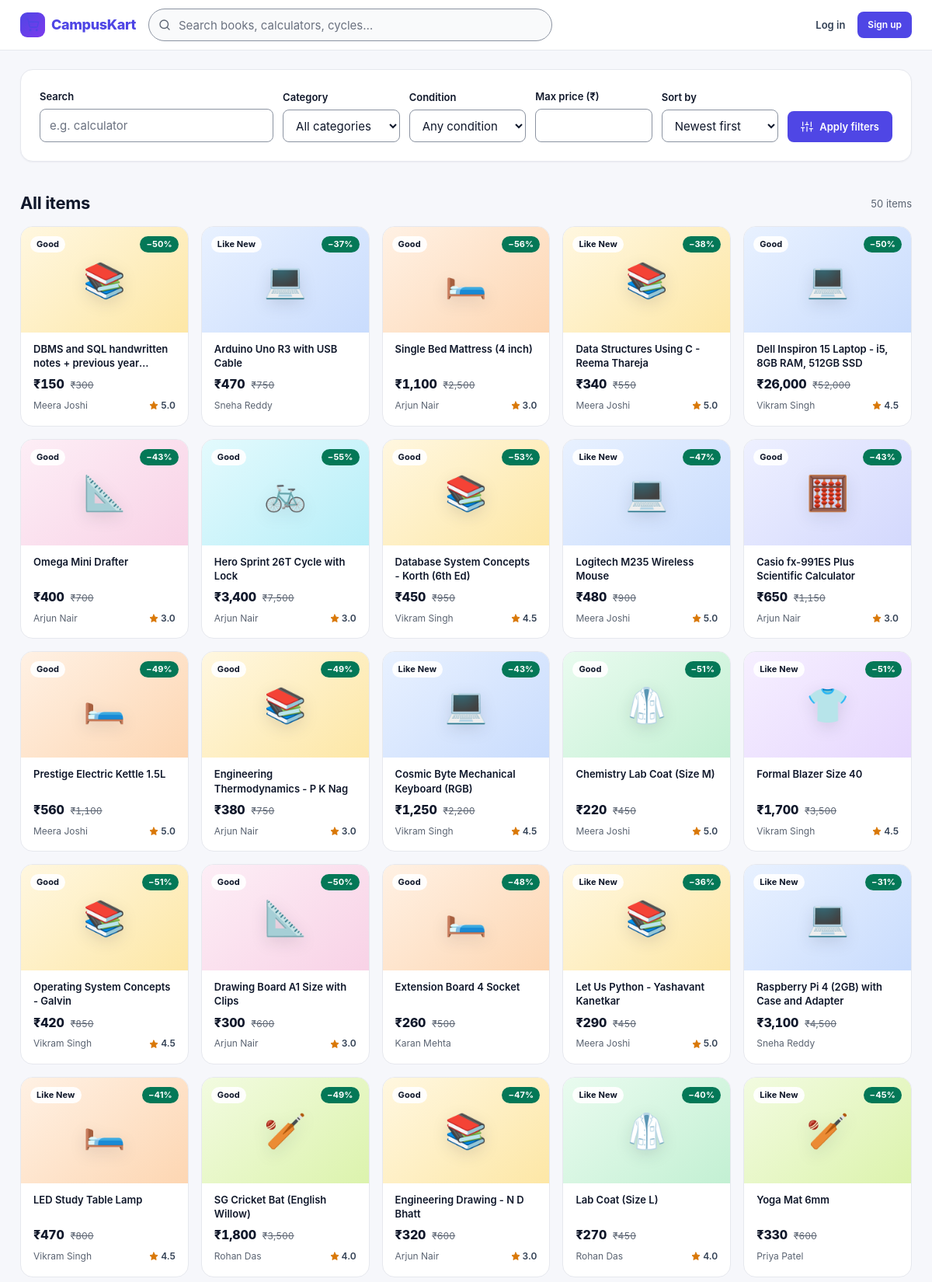
Screenshot of /search (upper part) with the database file from the repository.
### tables this page shows
CREATE TABLE products (
    product_id     INTEGER PRIMARY KEY AUTOINCREMENT,
    seller_id      INTEGER NOT NULL REFERENCES users(user_id) ON DELETE CASCADE,
    category_id    INTEGER NOT NULL REFERENCES categories(category_id),
    title          TEXT    NOT NULL,
    description    TEXT    NOT NULL,
    original_price REAL    NOT NULL CHECK (original_price > 0),
    price          REAL    NOT NULL CHECK (price > 0),
    condition      TEXT    NOT NULL CHECK (condition IN ('New', 'Like New', 'Good', 'Fair')),
    age_months     INTEGER NOT NULL DEFAULT 0 CHECK (age_months >= 0),
    status         TEXT    NOT NULL DEFAULT 'available'
                   CHECK (status IN ('pending', 'available', 'sold', 'rejected', 'removed')),
    is_flagged     INTEGER NOT NULL DEFAULT 0 CHECK (is_flagged IN (0, 1)),
    spam_score     REAL    NOT NULL DEFAULT 0,      -- filled by AI spam detector
    flag_reason    TEXT,
    created_at     TEXT    NOT NULL DEFAULT (datetime('now', 'localtime'))
);

### app.py (the view)
@app.route("/search")
def search():
    q = request.args.get("q", "").strip()
    category = request.args.get("category", type=int)
    condition = request.args.get("condition", "")
    max_price = request.args.get("max_price", type=float)
    sort = request.args.get("sort", "newest")
    sql = "SELECT * FROM v_product_details WHERE status = 'available'"
    args = []
    if q:
        sql += " AND (title LIKE ? OR description LIKE ? OR category_name LIKE ?)"
        args += [f"%{q}%"] * 3
    if category:
        sql += " AND category_id = ?"
        args.append(category)
    if condition in CONDITIONS:
        sql += " AND condition = ?"
        args.append(condition)
    if max_price:
        sql += " AND price <= ?"
        args.append(max_price)
    sql += {"price_low": " ORDER BY price ASC",
            "price_high": " ORDER BY price DESC",
            "rating": " ORDER BY seller_rating DESC, created_at DESC"}.get(sort, " ORDER BY created_at DESC")
    results = query(sql, args)
    if q and g.user and g.user["role"] == "user":
        with get_db() as db:
            db.execute("INSERT INTO search_history (user_id, query) VALUES (?, ?)",
                       (g.user["user_id"], q.lower()))
    ai_suggestions = []
    if q and not results:
        ai_suggestions = _semantic_search(q)
    return render_template("search.html", results=results, q=q, category=category,
                           condition=condition, max_price=max_price, sort=sort,
                           ai_suggestions=ai_suggestions)

### app.py (called while the page is built)
def get_db():
    if "db" not in g:
        g.db = sqlite3.connect(DB_PATH)
        g.db.row_factory = sqlite3.Row
        g.db.execute("PRAGMA foreign_keys = ON")
    return g.db

def query(sql, args=(), one=False):
    rows = get_db().execute(sql, args).fetchall()
    return (rows[0] if rows else None) if one else rows

@app.before_request
def load_user():
    g.user = None
    if "user_id" in session:
        g.user = query("SELECT * FROM users WHERE user_id = ?", (session["user_id"],), one=True)
        if g.user is None or g.user["is_blocked"]:
            session.clear()
            g.user = None

@app.context_processor
def inject_globals():
    unread = 0
    if g.user:
        unread = query("SELECT COUNT(*) AS n FROM notifications WHERE user_id = ? AND is_read = 0",
                       (g.user["user_id"],), one=True)["n"]
    return {"categories": query("SELECT * FROM categories ORDER BY category_id"),
            "unread_count": unread, "conditions": CONDITIONS}

@app.template_filter("inr")
def inr(value):
    n = str(int(round(value or 0)))
    if len(n) <= 3:
        return n
    head, tail = n[:-3], n[-3:]
    parts = []
    while len(head) > 2:
        parts.insert(0, head[-2:])
        head = head[:-2]
    if head:
        parts.insert(0, head)
    return ",".join(parts) + "," + tail

### templates/search.html (shortened to what this page needs)
{% extends "base.html" %}
{% from "_macros.html" import product_card, icon, ai_badge, empty_state %}
{% block content %}
<form class="card filters" method="get" aria-label="Search filters">
  <div class="field">
    <label for="f-q">Search</label>
    <input id="f-q" name="q" type="search" value="{{ q }}" placeholder="e.g. calculator">
  </div>
  <div class="field">
    <label for="f-cat">Category</label>
    <select id="f-cat" name="category">
      <option value="">All categories</option>
    </select>
  </div>
  <div class="field">
    <label for="f-cond">Condition</label>
    <select id="f-cond" name="condition">
      <option value="">Any condition</option>
    </select>
  </div>
  <div class="field">
    <label for="f-max">Max price (₹)</label>
    <input id="f-max" name="max_price" type="number" inputmode="numeric" min="0" value="{{ max_price|int if max_price else '' }}">
  </div>
  <div class="field">
    <label for="f-sort">Sort by</label>
    <select id="f-sort" name="sort">
      {% for v, l in [('newest', 'Newest first'), ('price_low', 'Price: low to high'), ('price_high', 'Price: high to low'), ('rating', 'Best-rated sellers')] %}
      <option value="{{ v }}" {% if sort == v %}selected{% endif %}>{{ l }}</option>
      {% endfor %}
    </select>
  </div>
  <button class="btn">{{ icon('sliders', 16) }}Apply filters</button>
</form>
<section class="section" aria-labelledby="results-title">
  <div class="section-head">
    <h1 id="results-title" class="h2">{% if q %}Results for “{{ q }}”{% else %}All items{% endif %}</h1>
    <span class="results-meta" role="status">{{ results|length }} item{{ '' if results|length == 1 else 's' }}</span>
  </div>
  {% if results %}
    <div class="grid">{% for p in results %}{{ product_card(p) }}{% endfor %}</div>
  {% endif %}
</section>
{% endblock %}

### templates/_macros.html (shortened to what this page needs)
{% macro icon(name, size=18, cls='') -%}
<svg class="icon {{ cls }}" width="{{ size }}" height="{{ size }}" viewBox="0 0 24 24" fill="none" stroke="currentColor" stroke-width="1.8" stroke-linecap="round" stroke-linejoin="round" aria-hidden="true" focusable="false">{{ ICONS.get(name, '')|safe }}</svg>
{%- endmacro %}
{% macro product_card(p, reason=None) %}
{% set off = ((1 - p.price / p.original_price) * 100)|round|int %}
<a class="product-card" href="{{ url_for('product', pid=p.product_id) }}">
  <div class="thumb cat-{{ p.category_id }}">
    <span class="thumb-tag">{{ p.condition }}</span>
    {% if off >= 5 %}<span class="thumb-off" aria-hidden="true">−{{ off }}%</span>{% endif %}
    <span class="thumb-emoji" aria-hidden="true">{{ p.category_icon }}</span>
  </div>
  <div class="product-body">
    <span class="product-title">{{ p.title }}</span>
    <span class="price-line">
      <span class="price">₹{{ p.price|inr }}</span>
      <span class="mrp"><span class="sr-only">MRP </span>₹{{ p.original_price|inr }}</span>
    </span>
    <span class="meta">
      <span>{{ p.seller_name }}</span>
      {% if p.seller_rating %}<span class="rating">{{ icon('star', 12) }}{{ p.seller_rating }}<span class="sr-only"> seller rating</span></span>{% endif %}
    </span>
  </div>
</a>
{% endmacro %}

### rows the page displays
products: condition "Good", off "50", category_icon "📚", title "DBMS and SQL handwritten notes + previous…", price|inr "150", original_price|inr "300", seller_name "Meera Joshi", {{ size }} 12 (drawn), seller_rating "5.0"
products: condition "Like New", off "37", category_icon "💻", title "Arduino Uno R3 with USB Cable", price|inr "470", original_price|inr "750", seller_name "Sneha Reddy"
products: condition "Good", off "56", category_icon "🛏️", title "Single Bed Mattress (4 inch)", price|inr "1,100", original_price|inr "2,500", seller_name "Arjun Nair", {{ size }} 12 (drawn), seller_rating "3.0"
products: condition "Like New", off "38", category_icon "📚", title "Data Structures Using C - Reema Thareja", price|inr "340", original_price|inr "550", seller_name "Meera Joshi", {{ size }} 12 (drawn), seller_rating "5.0"
products: condition "Good", off "50", category_icon "💻", title "Dell Inspiron 15 Laptop - i5, 8GB RAM, 512GB SSD", price|inr "26,000", original_price|inr "52,000", seller_name "Vikram Singh", {{ size }} 12 (drawn), seller_rating "4.5"
products: condition "Good", off "43", category_icon "📐", title "Omega Mini Drafter", price|inr "400", original_price|inr "700", seller_name "Arjun Nair", {{ size }} 12 (drawn), seller_rating "3.0"
products: condition "Good", off "55", category_icon "🚲", title "Hero Sprint 26T Cycle with Lock", price|inr "3,400", original_price|inr "7,500", seller_name "Arjun Nair", {{ size }} 12 (drawn), seller_rating "3.0"
products: condition "Good", off "53", category_icon "📚", title "Database System Concepts - Korth (6th Ed)", price|inr "450", original_price|inr "950", seller_name "Vikram Singh", {{ size }} 12 (drawn), seller_rating "4.5"
products: condition "Like New", off "47", category_icon "💻", title "Logitech M235 Wireless Mouse", price|inr "480", original_price|inr "900", seller_name "Meera Joshi", {{ size }} 12 (drawn), seller_rating "5.0"
products: condition "Good", off "43", category_icon "🧮", title "Casio fx-991ES Plus Scientific Calculator", price|inr "650", original_price|inr "1,150", seller_name "Arjun Nair", {{ size }} 12 (drawn), seller_rating "3.0"
products: condition "Good", off "49", category_icon "🛏️", title "Prestige Electric Kettle 1.5L", price|inr "560", original_price|inr "1,100", seller_name "Meera Joshi", {{ size }} 12 (drawn), seller_rating "5.0"
products: condition "Good", off "49", category_icon "📚", title "Engineering Thermodynamics - P K Nag", price|inr "380", original_price|inr "750", seller_name "Arjun Nair", {{ size }} 12 (drawn), seller_rating "3.0"
products: condition "Like New", off "43", category_icon "💻", title "Cosmic Byte Mechanical Keyboard (RGB)", price|inr "1,250", original_price|inr "2,200", seller_name "Vikram Singh", {{ size }} 12 (drawn), seller_rating "4.5"
products: condition "Good", off "51", category_icon "🥼", title "Chemistry Lab Coat (Size M)", price|inr "220", original_price|inr "450", seller_name "Meera Joshi", {{ size }} 12 (drawn), seller_rating "5.0"
products: condition "Like New", off "51", category_icon "👕", title "Formal Blazer Size 40", price|inr "1,700", original_price|inr "3,500", seller_name "Vikram Singh", {{ size }} 12 (drawn), seller_rating "4.5"
products: condition "Good", off "51", category_icon "📚", title "Operating System Concepts - Galvin", price|inr "420", original_price|inr "850", seller_name "Vikram Singh", {{ size }} 12 (drawn), seller_rating "4.5"
products: condition "Good", off "50", category_icon "📐", title "Drawing Board A1 Size with Clips", price|inr "300", original_price|inr "600", seller_name "Arjun Nair", {{ size }} 12 (drawn), seller_rating "3.0"
products: condition "Good", off "48", category_icon "🛏️", title "Extension Board 4 Socket", price|inr "260", original_price|inr "500", seller_name "Karan Mehta"
products: condition "Like New", off "36", category_icon "📚", title "Let Us Python - Yashavant Kanetkar", price|inr "290", original_price|inr "450", seller_name "Meera Joshi", {{ size }} 12 (drawn), seller_rating "5.0"
products: condition "Like New", off "31", category_icon "💻", title "Raspberry Pi 4 (2GB) with Case and Adapter", price|inr "3,100", original_price|inr "4,500", seller_name "Sneha Reddy"
products: condition "Like New", off "41", category_icon "🛏️", title "LED Study Table Lamp", price|inr "470", original_price|inr "800", seller_name "Vikram Singh", {{ size }} 12 (drawn), seller_rating "4.5"
products: condition "Good", off "49", category_icon "🏏", title "SG Cricket Bat (English Willow)", price|inr "1,800", original_price|inr "3,500", seller_name "Rohan Das", {{ size }} 12 (drawn), seller_rating "4.0"
products: condition "Good", off "47", category_icon "📚", title "Engineering Drawing - N D Bhatt", price|inr "320", original_price|inr "600", seller_name "Arjun Nair", {{ size }} 12 (drawn), seller_rating "3.0"
products: condition "Like New", off "40", category_icon "🥼", title "Lab Coat (Size L)", price|inr "270", original_price|inr "450", seller_name "Rohan Das", {{ size }} 12 (drawn), seller_rating "4.0"
products: condition "Like New", off "45", category_icon "🏏", title "Yoga Mat 6mm", price|inr "330", original_price|inr "600", seller_name "Priya Patel"

### other values shown
{{ results|length }} "50"
{{ '' if results|length == 1 else 's' }} "s"
form field sort "Newest first"
